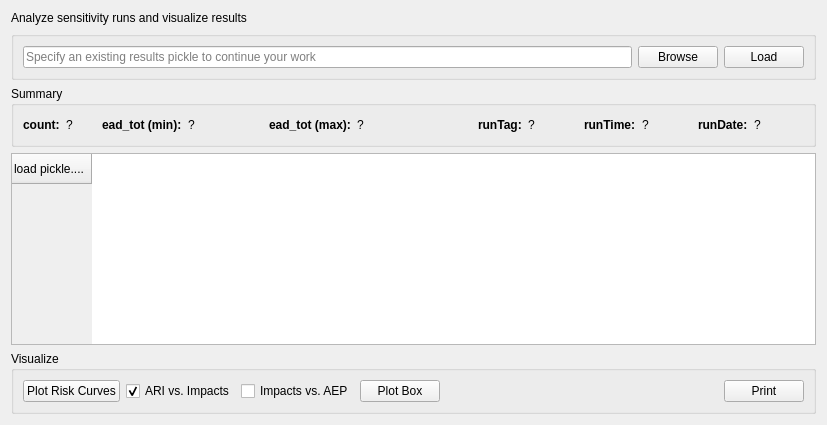
         <widget class="QWidget" name="tab_analysis">
          <attribute name="title">
           <string>Analysis</string>
          </attribute>
          <layout class="QVBoxLayout" name="verticalLayout_6">
           <item>
            <widget class="QLabel" name="label_7">
             <property name="text">
              <string>Analyze sensitivity runs and visualize results</string>
             </property>
            </widget>
           </item>
           <item>
            <widget class="QGroupBox" name="groupBox_15">
             <property name="title">
              <string/>
             </property>
             <layout class="QHBoxLayout" name="horizontalLayout_5">
              <item>
               <layout class="QHBoxLayout" name="horizontalLayout_26">
                <item>
                 <widget class="QLineEdit" name="lineEdit_A_pick_fp">
                  <property name="placeholderText">
                   <string>Specify an existing results pickle to continue your work</string>
                  </property>
                 </widget>
                </item>
                <item>
                 <widget class="QPushButton" name="pushButton_A_browse">
                  <property name="text">
                   <string>Browse</string>
                  </property>
                 </widget>
                </item>
                <item>
                 <widget class="QPushButton" name="pushButton_A_load">
                  <property name="text">
                   <string>Load</string>
                  </property>
                 </widget>
                </item>
               </layout>
              </item>
             </layout>
            </widget>
           </item>
           <item>
            <widget class="QGroupBox" name="groupBox_8">
             <property name="title">
              <string>Summary</string>
             </property>
             <layout class="QHBoxLayout" name="horizontalLayout_8">
              <item>
               <widget class="QLabel" name="label_8">
                <property name="sizePolicy">
                 <sizepolicy hsizetype="Fixed" vsizetype="Preferred">
                  <horstretch>0</horstretch>
                  <verstretch>0</verstretch>
                 </sizepolicy>
                </property>
                <property name="font">
                 <font>
                  <weight>75</weight>
                  <bold>true</bold>
                 </font>
                </property>
                <property name="text">
                 <string>count:</string>
                </property>
               </widget>
              </item>
              <item>
               <widget class="QLabel" name="label_A_S_count">
                <property name="sizePolicy">
                 <sizepolicy hsizetype="Fixed" vsizetype="Preferred">
                  <horstretch>0</horstretch>
                  <verstretch>0</verstretch>
                 </sizepolicy>
                </property>
                <property name="minimumSize">
                 <size>
                  <width>30</width>
                  <height>0</height>
                 </size>
                </property>
                <property name="text">
                 <string>?</string>
                </property>
               </widget>
              </item>
              <item>
               <widget class="QLabel" name="label_9">
                <property name="font">
                 <font>
                  <weight>75</weight>
                  <bold>true</bold>
                 </font>
                </property>
                <property name="text">
                 <string>ead_tot (min):</string>
                </property>
               </widget>
              </item>
              <item>
               <widget class="QLabel" name="label_A_S_eMin">
                <property name="sizePolicy">
                 <sizepolicy hsizetype="Minimum" vsizetype="Preferred">
                  <horstretch>0</horstretch>
                  <verstretch>0</verstretch>
                 </sizepolicy>
                </property>
                <property name="minimumSize">
                 <size>
                  <width>75</width>
                  <height>0</height>
                 </size>
                </property>
                <property name="text">
                 <string>?</string>
                </property>
               </widget>
              </item>
              <item>
               <widget class="QLabel" name="label_11">
                <property name="font">
                 <font>
                  <weight>75</weight>
                  <bold>true</bold>
                 </font>
                </property>
                <property name="text">
                 <string>ead_tot (max):</string>
                </property>
               </widget>
              </item>
              <item>
               <widget class="QLabel" name="label_A_S_eMax">
                <property name="sizePolicy">
                 <sizepolicy hsizetype="Minimum" vsizetype="Preferred">
                  <horstretch>0</horstretch>
                  <verstretch>0</verstretch>
                 </sizepolicy>
                </property>
                <property name="minimumSize">
                 <size>
                  <width>75</width>
                  <height>0</height>
                 </size>
                </property>
                <property name="text">
                 <string>?</string>
                </property>
               </widget>
              </item>
              <item>
               <spacer name="horizontalSpacer_5">
                <property name="orientation">
                 <enum>Qt::Horizontal</enum>
                </property>
                <property name="sizeHint" stdset="0">
                 <size>
                  <width>40</width>
                  <height>20</height>
                 </size>
                </property>
               </spacer>
              </item>
              <item>
               <widget class="QLabel" name="label_12">
                <property name="font">
                 <font>
                  <weight>75</weight>
                  <bold>true</bold>
                 </font>
                </property>
                <property name="text">
                 <string>runTag:</string>
                </property>
               </widget>
              </item>
              <item>
               <widget class="QLabel" name="label_A_S_runTag">
                <property name="minimumSize">
                 <size>
                  <width>50</width>
                  <height>0</height>
                 </size>
                </property>
                <property name="text">
                 <string>?</string>
                </property>
               </widget>
              </item>
              <item>
               <widget class="QLabel" name="label_17">
                <property name="font">
                 <font>
                  <weight>75</weight>
                  <bold>true</bold>
                 </font>
                </property>
                <property name="text">
                 <string>runTime:</string>
                </property>
               </widget>
              </item>
              <item>
               <widget class="QLabel" name="label_A_S_runTime">
                <property name="minimumSize">
                 <size>
                  <width>50</width>
                  <height>0</height>
                 </size>
                </property>
                <property name="text">
                 <string>?</string>
                </property>
               </widget>
              </item>
              <item>
               <widget class="QLabel" name="label_14">
                <property name="font">
                 <font>
                  <weight>75</weight>
                  <bold>true</bold>
                 </font>
                </property>
                <property name="text">
                 <string>runDate:</string>
                </property>
               </widget>
              </item>
              <item>
               <widget class="QLabel" name="label_A_S_runDate">
                <property name="sizePolicy">
                 <sizepolicy hsizetype="Minimum" vsizetype="Preferred">
                  <horstretch>0</horstretch>
                  <verstretch>0</verstretch>
                 </sizepolicy>
                </property>
                <property name="minimumSize">
                 <size>
                  <width>50</width>
                  <height>0</height>
                 </size>
                </property>
                <property name="text">
                 <string>?</string>
                </property>
               </widget>
              </item>
             </layout>
            </widget>
           </item>
           <item>
            <widget class="QTableWidget" name="tableWidget_A">
             <property name="alternatingRowColors">
              <bool>true</bool>
             </property>
             <property name="sortingEnabled">
              <bool>true</bool>
             </property>
             <attribute name="horizontalHeaderDefaultSectionSize">
              <number>75</number>
             </attribute>
             <attribute name="horizontalHeaderShowSortIndicator" stdset="0">
              <bool>true</bool>
             </attribute>
             <row>
              <property name="text">
               <string>load pickle....</string>
              </property>
             </row>
            </widget>
           </item>
           <item>
            <widget class="QGroupBox" name="groupBox_10">
             <property name="title">
              <string>Visualize</string>
             </property>
             <layout class="QHBoxLayout" name="horizontalLayout_4">
              <item>
               <widget class="QPushButton" name="pushButton_A_plotRiskCurves">
                <property name="text">
                 <string>Plot Risk Curves</string>
                </property>
               </widget>
              </item>
              <item>
               <layout class="QHBoxLayout" name="horizontalLayout_11">
                <item>
                 <widget class="QCheckBox" name="checkBox_A_ari">
                  <property name="text">
                   <string>ARI vs. Impacts</string>
                  </property>
                  <property name="checked">
                   <bool>true</bool>
                  </property>
                 </widget>
                </item>
                <item>
                 <widget class="QCheckBox" name="checkBox_A_aep">
                  <property name="text">
                   <string>Impacts vs. AEP</string>
                  </property>
                  <property name="checked">
                   <bool>false</bool>
                  </property>
                 </widget>
                </item>
               </layout>
              </item>
              <item>
               <widget class="QPushButton" name="pushButton_A_plotBox">
                <property name="text">
                 <string>Plot Box</string>
                </property>
               </widget>
              </item>
              <item>
               <spacer name="horizontalSpacer">
                <property name="orientation">
                 <enum>Qt::Horizontal</enum>
                </property>
                <property name="sizeHint" stdset="0">
                 <size>
                  <width>40</width>
                  <height>20</height>
                 </size>
                </property>
               </spacer>
              </item>
              <item>
               <widget class="QPushButton" name="pushButton_A_print">
                <property name="text">
                 <string>Print</string>
                </property>
               </widget>
              </item>
             </layout>
            </widget>
           </item>
          </layout>
         </widget>
